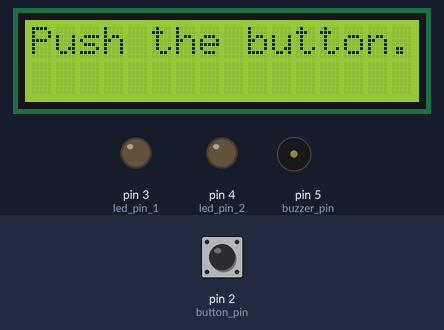
Recording of a sketch running on a simulated Arduino Uno, built with avr-gcc and run on an emulated ATmega328P. On the bench: 16×2 character LCD, output pins drawn as LEDs (lit = HIGH), buzzer (waves = sounding). Inputs (shaded band) come from the test bench; at power-on: pin 2 (button_pin) HIGH.

Above: at 1.2 s.
1.3 s: pin 2 (button_pin) pulled LOW for 0.15 s
At 5.2 s:
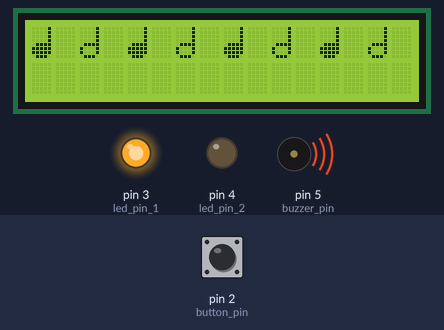
At 30.0 s:
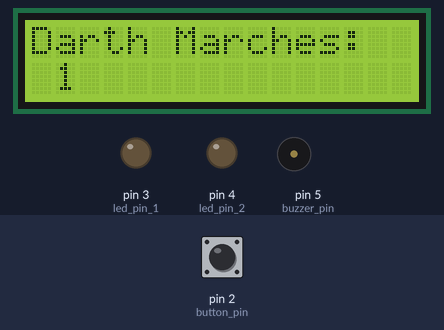
Timing chart, 0 to 31.0 s (numbered marks = the images above; inputs shaded):
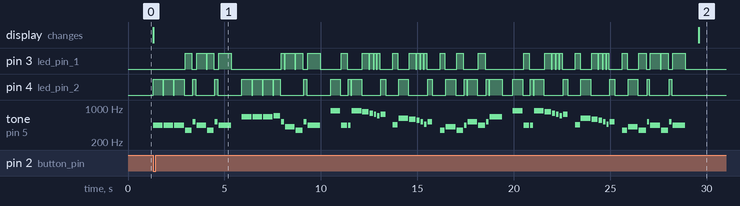

The sketch:

darth_vader.ino
```cpp
#include <LiquidCrystal.h>

// Musical Notes
const int c = 261;
const int d = 294;
const int e = 329;
const int f = 349;
const int g = 391;
const int gS = 415;
const int a = 440;
const int aS = 455;
const int b = 466;
const int cH = 523;
const int cSH = 554;
const int dH = 587;
const int dSH = 622;
const int eH = 659;
const int fH = 698;
const int fSH = 740;
const int gH = 784;
const int gSH = 830;
const int aH = 880;

 // Buzzer, Button, and LED Pins
const int button_pin = 2;
const int buzzer_pin = 5;
const int led_pin_1 = 3;
const int led_pin_2 = 4;

// LCD Settings
const int lcd_rs_pin = 7;
const int lcd_enable_pin = 8;
const int lcd_d4_pin = 9;
const int lcd_d5_pin = 10;
const int lcd_d6_pin = 11;
const int lcd_d7_pin = 12;

const int lcd_col_width = 16;
const int lcd_rows = 2;

// LCD Settings

LiquidCrystal lcd(lcd_rs_pin, lcd_enable_pin, lcd_d4_pin, lcd_d5_pin, lcd_d6_pin, lcd_d7_pin);
int counter = 0;
int last_note = 0;

byte black_note[8] = {
  B00001,
  B00001,
  B00001,
  B00001,
  B01111,
  B11111,
  B11111,
  B01110
};

byte white_note[8] = {
  B00001,
  B00001,
  B00001,
  B00001,
  B01111,
  B10001,
  B10001,
  B01110
};

void setup() {
  //Setup pin modes
  pinMode(buzzer_pin, OUTPUT);
  pinMode(button_pin, INPUT_PULLUP);
  pinMode(led_pin_1, OUTPUT);
  pinMode(led_pin_2, OUTPUT);
  lcd.createChar(0,black_note);
  lcd.createChar(1,white_note);
  lcd.begin(lcd_col_width, lcd_rows);
  // Print a message to the LCD.
  lcd.print("Push the button...");
}

void loop() {
  buttonWait(button_pin);
  playDarthVaderMarch();
  updateCounter();
}

/* ** Functions ** */

// Waits for a button to be pushed
//  assumes INPUT_PULLUP so that LOW means it has been triggered
void buttonWait(int button_pin) {
  int buttonState = 0;
  while(1){
    buttonState = digitalRead(button_pin);
    if (buttonState == LOW) {
      return;
    }
  }
}

// Play the entire song
void playDarthVaderMarch() {
  lcd.clear();
  for (int i = 0; i < 5; i++) {
    lcd.write(byte(0));
    lcd.print(" ");
    lcd.write(byte(1));
    lcd.print(" ");
  }

  playIntro();

  playChorus();

  playNote(f, 250);
  playNote(gS, 500);
  playNote(f, 350);
  playNote(a, 125);
  playNote(cH, 500);
  playNote(a, 375);
  playNote(cH, 125);
  playNote(eH, 650);

  delay(500);

  playChorus();

  playNote(f, 250);
  playNote(gS, 500);
  playNote(f, 375);
  playNote(cH, 125);
  playNote(a, 500);
  playNote(f, 375);
  playNote(cH, 125);
  playNote(a, 650);

  delay(650);

  counter++;
}

// Play an individual note
void playNote(int note, int duration)
{
  // Play tone on buzzer_pin
  tone(buzzer_pin, note, duration);

  // Light different LED depending on value of note
  if(last_note > note)
  {
    digitalWrite(led_pin_1, HIGH);
    delay(duration);
    digitalWrite(led_pin_1, LOW);
  }else
  {
    digitalWrite(led_pin_2, HIGH);
    delay(duration);
    digitalWrite(led_pin_2, LOW);
  }

  //Stop tone on buzzer_pin
  noTone(buzzer_pin);

  last_note = note;
  delay(50);
}


// First
void playIntro() {
  playNote(a, 500);
  playNote(a, 500);
  playNote(a, 500);
  playNote(f, 350);
  playNote(cH, 150);
  playNote(a, 500);
  playNote(f, 350);
  playNote(cH, 150);
  playNote(a, 650);

  delay(500);

  playNote(eH, 500);
  playNote(eH, 500);
  playNote(eH, 500);
  playNote(fH, 350);
  playNote(cH, 150);
  playNote(gS, 500);
  playNote(f, 350);
  playNote(cH, 150);
  playNote(a, 650);

  delay(500);
}

void playChorus() {
  playNote(aH, 500);
  playNote(a, 300);
  playNote(a, 150);
  playNote(aH, 500);
  playNote(gSH, 325);
  playNote(gH, 175);
  playNote(fSH, 125);
  playNote(fH, 125);
  playNote(fSH, 250);

  delay(325);

  playNote(aS, 250);
  playNote(dSH, 500);
  playNote(dH, 325);
  playNote(cSH, 175);
  playNote(cH, 125);
  playNote(b, 125);
  playNote(cH, 250);

  delay(350);
}

void updateCounter() {
  lcd.clear();
  lcd.print("Darth Marches:");
  // Move to the second character of the second line
  lcd.setCursor(1, 1);
  lcd.print(counter);
}
```

Measured:
- after the input at 1.3 s, tone on pin 5 (buzzer_pin): plays 440 Hz for 0.50 s, 440 Hz for 0.50 s, 440 Hz for 0.50 s, 349 Hz for 0.35 s, 523 Hz for 0.15 s, 440 Hz for 0.50 s … (66 notes in this stretch), starting at once; the display: changes at once (image 1)
